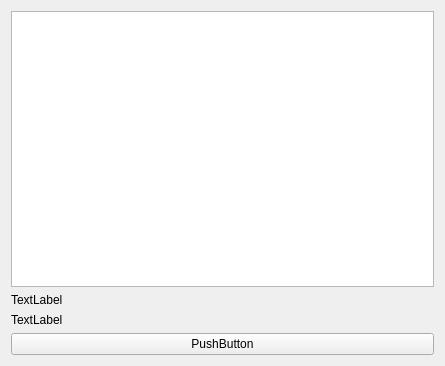
<?xml version="1.0" encoding="UTF-8"?>
<ui version="4.0">
 <class>Form</class>
 <widget class="QWidget" name="Form">
  <property name="geometry">
   <rect>
    <x>0</x>
    <y>0</y>
    <width>445</width>
    <height>366</height>
   </rect>
  </property>
  <property name="windowTitle">
   <string>Form</string>
  </property>
  <layout class="QVBoxLayout" name="verticalLayout_2">
   <item>
    <layout class="QVBoxLayout" name="verticalLayout">
     <item>
      <widget class="QTextEdit" name="textEdit"/>
     </item>
     <item>
      <widget class="QLabel" name="label">
       <property name="text">
        <string>TextLabel</string>
       </property>
      </widget>
     </item>
     <item>
      <widget class="QLabel" name="label_2">
       <property name="text">
        <string>TextLabel</string>
       </property>
      </widget>
     </item>
     <item>
      <widget class="QPushButton" name="pushButton">
       <property name="text">
        <string>PushButton</string>
       </property>
      </widget>
     </item>
    </layout>
   </item>
  </layout>
 </widget>
 <resources/>
 <connections/>
</ui>
